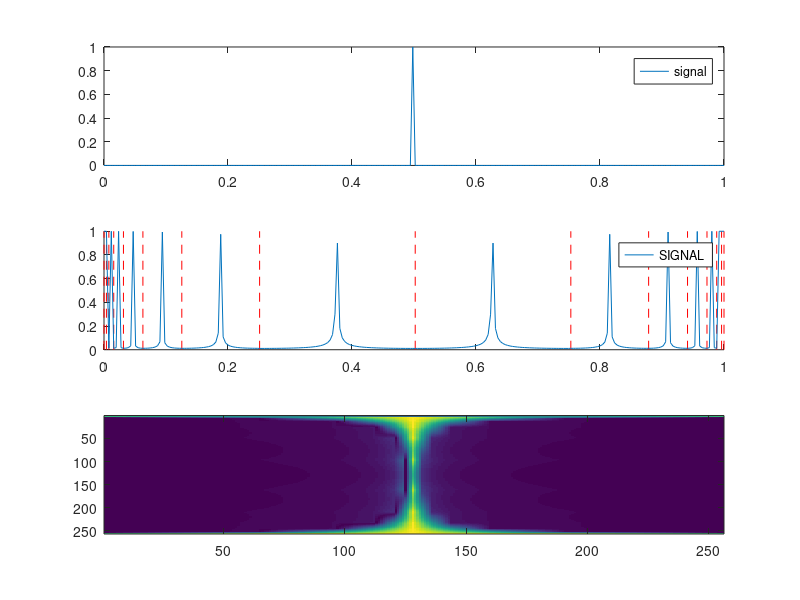

Recreate this plot in MATLAB.
1; % lol. Tells Matlab this is not a single function file

function partitions = octavePartitions(N)
	widths = 2.^(0:round(log(N)/log(2)-2));
	widths = [[1],widths,flip(widths)];
	partitions = [[0],cumsum(widths)]+1;
endfunction;

function widths = partitionWidths(partitions)
	widths = [shift(partitions,-1) - partitions];
	widths(length(partitions)) += max(partitions);
endfunction

function windows = boxcarWindows(partitions)
	windows = ones(1,max(partitions));
endfunction;
	
function SIG = GFT(sig,partitions,windows)
	SIG = fft(complex(sig));
	SIG .*= windows;
	for p = 1:(length(partitions)-1)
		SIG(partitions(p):partitions(p+1)-1) = ifft(SIG(partitions(p):partitions(p+1)-1));
	endfor;
endfunction;

function spectrogram = interpolateGFT(SIG,partitions,tAxis,fAxis,method='linear')
	% Interpolate a 1D GFT onto a grid. If axes is specified it should be a
	% list or tuple consisting of two arrays, the sampling points on the time and frequency
	% axes, respectively. Alternatively, M can be specified, which gives the number
	% of points along each axis.
	N = length(SIG);
	widths = partitionWidths(partitions);
	spectrogram = complex(length(partitions),zeros(length(tAxis)));
	% interpolate each frequency band in time
	for p = 1:length(partitions)
		% indices of sample points, plus 3 extra on each side in case of cubic interpolation
		indices = (-3:widths(p)+2);
		% time coordinates of samples
		t = indices .* (N/widths(p));
		% values at sample points
		if (p < length(partitions))
			f = SIG(partitions(p):partitions(p+1)-1)(mod(indices,widths(p))+1);
		else
			f = SIG(partitions(p):N)(mod(indices,widths(p))+1);
		endif
		if (length(f) > 1)
			spectrogram(p,:) = interp1(t,f,tAxis,method=method);
		else
			spectrogram(p,:) = f;
		endif
	endfor

	% Interpolate in frequency
	indices = mod(-3:length(partitions)+2,length(partitions));
	f = partitions(indices+1) + widths(indices+1)/2; 
	f(1:3) -= N; 
	f(length(f)-2:length(f)) += N;
	t = spectrogram(indices+1,:);
	spectrogram = interp1(f,t,fAxis,method=method);
endfunction


% function demo()
	% Create a fake signal
	N = 256;
	x = linspace(0,1,N);
	sig = zeros(1,length(x));
	
	% signal example 1 (a single delta)
	sig(N/2) = 1.0;
	
	% signal example 2 (a mixture of sinusoids and a delta)
	% sig(1:N/2) += (sin((N/16)*2*pi*x)*1.0)(1:N/2);
	% sig(N/2+1:N) += (cos((N/8)*2*pi*x)*1.0)(N/2+1:N);
	% sig(2*N/16+1:3*N/16) += (sin((N/4)*2*pi*x)*1.0)(2*N/16+1:3*N/16);
	% sig(N/2+N/4+1) = 2.0;

	% Do the transform
	partitions = octavePartitions(N);
	windows = boxcarWindows(partitions);
	SIG = GFT(sig,partitions,windows);
	
	% Interpolate to get a spectrogram
	% The third and fourth parameters set the time and frequency axes respectively,
	% and can be changed to raise or lower the resolution, or zoom in on
	% a feature of interest
	spectrogram = interpolateGFT(SIG,partitions,1:N,1:N);
	
	% Display
	figure(); 
	subplot(3,1,1);
	plot(x,sig,';signal;');
	ax = subplot(3,1,2);
	hold on;
	for p = partitions
		line([x(p),x(p)],[0,max(abs(SIG))],'Color',[1 0 0],'linestyle','--');
	endfor;
	plot(x,abs(SIG),';SIGNAL;');
	subplot(3,1,3);
	imagesc(abs(spectrogram));
% endfunction;